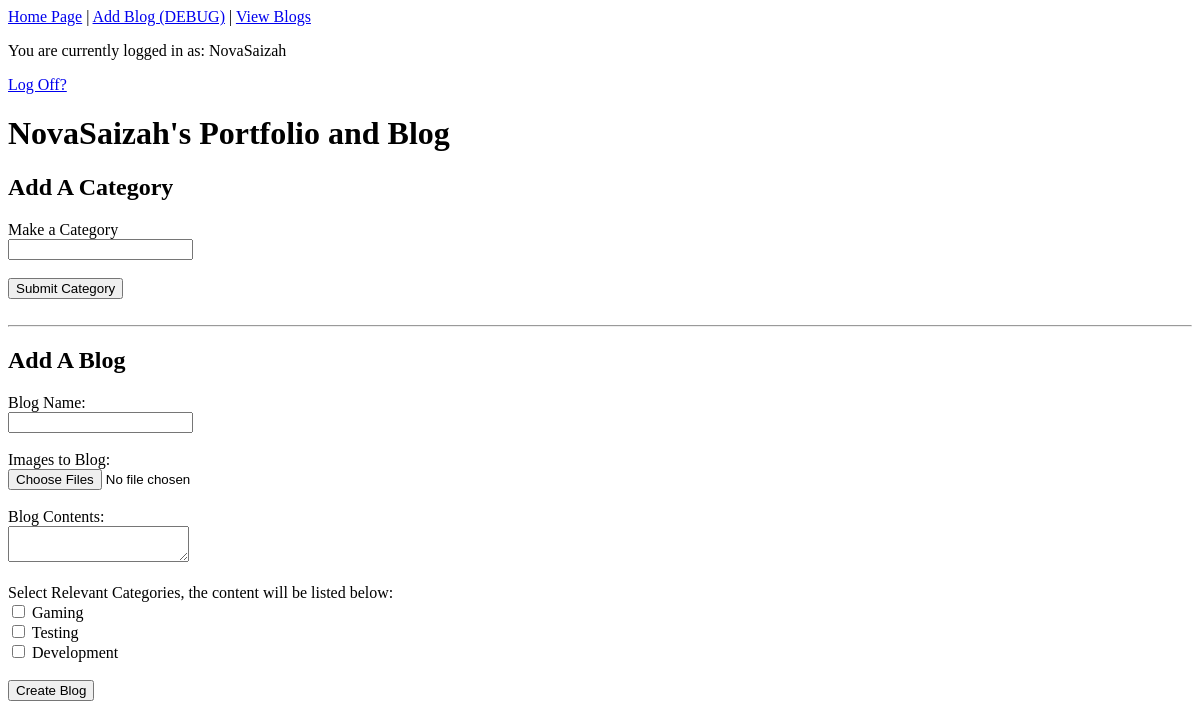
/blog/add (signed in), run on an earlier commit of the app's database.
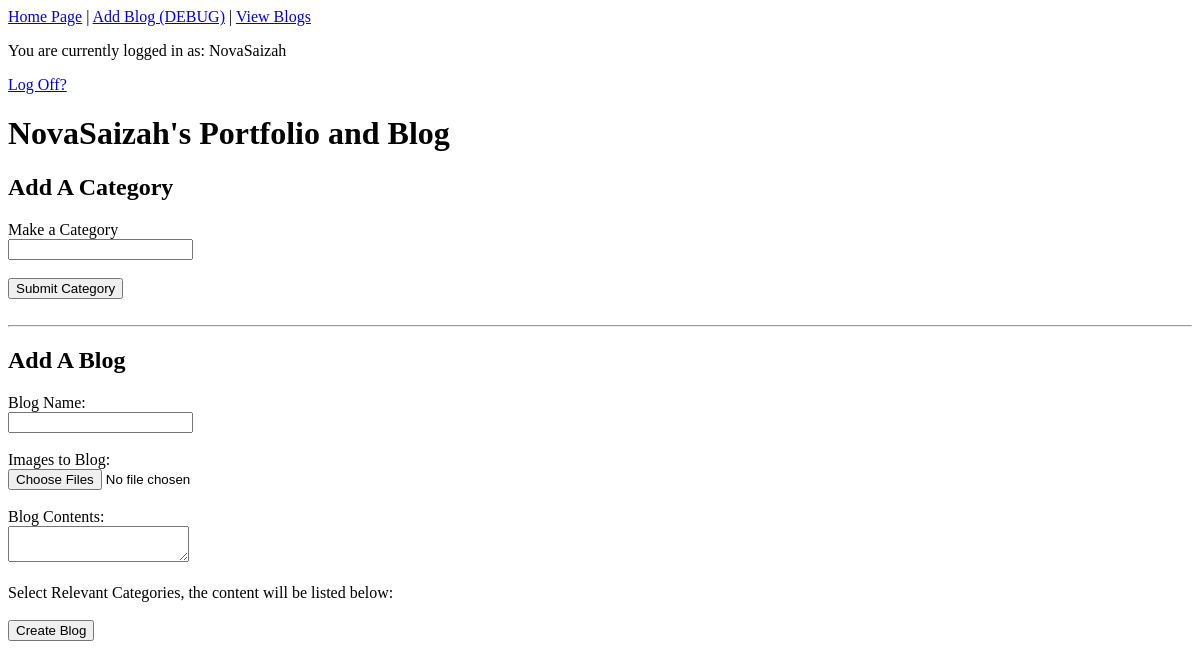
And on a later commit of the database.
### app.py (models this page shows)
class Categories(db.Model):
    CategoryID = db.Column(db.Integer, primary_key=True)
    CategoryName = db.Column(db.String(100), nullable=False)
    categoryships = db.relationship('Categoryship', backref='category', lazy=True)

### app.py (the view, shortened to what this page needs)
@app.route('/blog/add', methods=['GET', 'POST'])
def add_blog():
    uploaded_filenames = []
    categories_all = Categories.query.all()
    if not current_user.is_authenticated or not current_user.is_admin:
        abort(403)
    else:
        return render_template('add_blog.html', categories=categories_all)

### app.py (called while the page is built)
@login_manager.user_loader
def load_user(user_id):
    return Users.query.get(int(user_id))

### templates/add_blog.html (shortened to what this page needs)
{% extends "base.html" %}
{% block content %}
    <h2>Add A Category</h2>
    <form method="post" id="categoryForm">
        <label>Make a Category</label>
        <br>
        <input type="text" name="categoryName">
        <br>
        <br>
        <button type="submit" name="submit_category">Submit Category</button>
        <br>
    </form>
        <br>
        <hr>
        <h2>Add A Blog</h2>
    <form method="post" id="blogForm" enctype="multipart/form-data">
        <label>Blog Name:</label>
            <br>
            <input type="text" name="blogname">
            <br>
            <br>
        <label>Images to Blog:</label>
            <br>
            <input type="file" id="fileInput" name="fileInput" accept="image/*" multiple>
            <br>
        <label>Blog Contents:</label>
            <br>
            <textarea name="blogcontents"></textarea>
            <br>
            <br>
            <label>Select Relevant Categories, the content will be listed below:</label>
            {% for category in categories %}
                <br>
                <input type="checkbox" name="categoryID" value="{{ category.CategoryID }}"> {{ category.CategoryName }} </option>
            {% endfor %}
        <br>
        <br>
        <button type="submit" name="submit_blog">Create Blog</button>
    </form>
{% endblock %}

What changed in the data, as far as the page shows it:
removed Categories: CategoryName "Gaming"
removed Categories: CategoryName "Testing"
removed Categories: CategoryName "Development"
